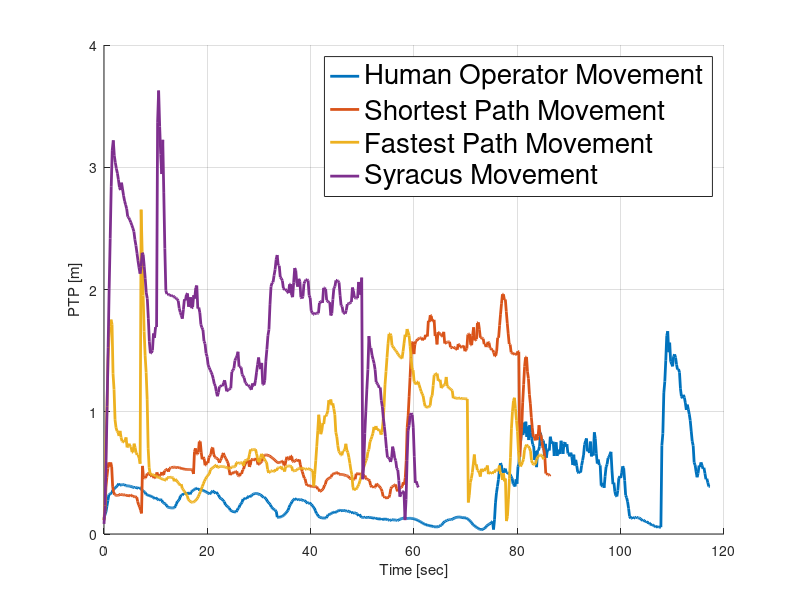

Reproduce this figure in MATLAB.
close all
 load('ptps.mat')
hold on
 ptp_vec2(1:40)=ptp_vec2(1:40)*0.5;

 plot(t,ptp_vec,'linewidth',2) % human
 plot(t2,ptp_vec2,'linewidth',2) % short path
plot(t1,ptp_vec1,'linewidth',2)% Fastest path
plot(t4,ptp_vec4,'linewidth',2) % syracuse

% plot(t4,ptp_vec4,'linewidth',2)

grid on;xlabel('Time [sec]');ylabel('PTP [m]');

legend('Human Operator Movement','Shortest Path Movement','Fastest Path Movement','Syracus Movement','fontsize',20)
